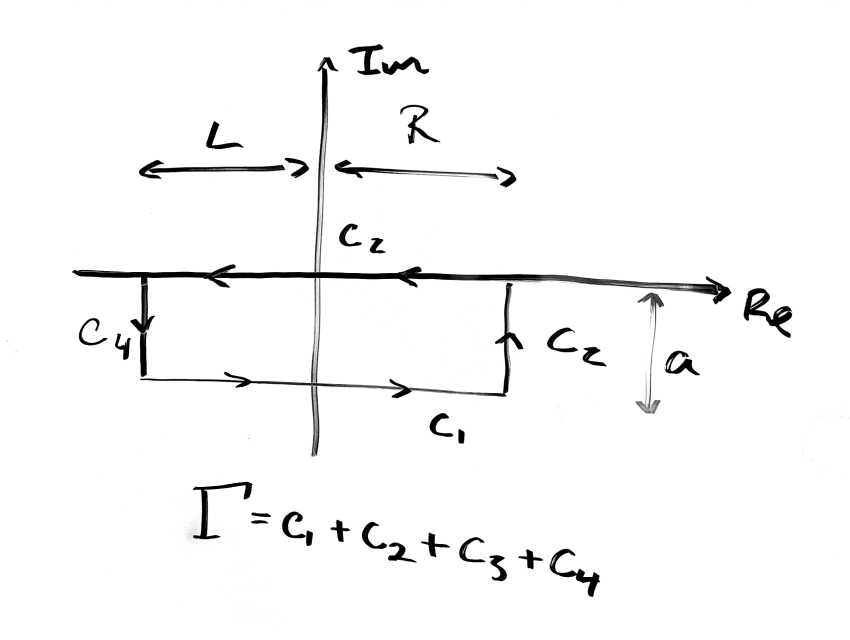
#> input picture Images/Gaussian_Contour_Int.jpg, 1700 x 1279 px, found by its file name (shown at 1/2 size)
$ jupyter execute 1D_Heat_Equation_Infinite_Domain.ipynb
#> lines starting #> are read from the running program, lines starting #| are printed output that depends on the picture
# 1D Heat Equation in an Infinite Solid
Consider the energy equation,

$$\ \rho C_p\displaystyle \frac{\partial^{}T}{\partial t ^{}}+\rho C_p\mathbf{v}\cdot\nabla T =k\nabla^2T + q +\Phi,$$

there is no convection in a solid, thus $\mathbf{v}=\mathbf{0}$, there
is also no viscous dissipation, thus, $\Phi=0$. Dividing the resulting
equation by $\rho C_p$, we arrive at the famous Fourier heat equation,

$$\ \displaystyle \frac{\partial^{}T}{\partial t ^{}} = \alpha\nabla^2T + Q,$$

where $\alpha=k/\rho C_p$ is the thermal diffusivity and
$Q = q/\rho C_p$ is the modified heat source.

The problem we wish to consider is heat conduction in an infinite solid
where energy can enter the system through the heat source, $Q$.
Physically, this problem would arise in a long metal rod that can be
approximated as infinitely long. The rod must also have a high thermal
conductivity or be very thin in order to approximate that the heat
conduction is only occurring in the lateral direction.

## 1D Heat Equation Over the Real Line

Mathematically, we have the problem,
$$\ T_t-\alpha T_{xx}=Q(x,t),$$

$$\ T \to T_{\infty} \ \text{as}\ x\to\infty,$$

$$\ T(x,0)=T_0(x),$$

where subscripts denote partial differentiation, $T_{\infty}$ is the
temperature of the rod at an infinite distance from the center, and
$T_0(x)$ is the initial temperature distribution. The boundary condition
arises because we cannot have a non-zero flux at an infinite distance,
otherwise, the rod would have an infinite energy. To normalize the
problem, we introduce new variables, $u$ and $f$, defined by,

$$\ u(x,t) = T - T_{\infty},$$

$$\ f(x) = T_0(x) - T_{\infty}.$$

Plugging this back into the PDE and conditions results in,

$$\ u_t-\alpha u_{xx}=Q(x,t),$$

$$\ u \to 0 \ \text{as}\ x\to\infty,$$

$$\ u(x,0)=f(x),$$

Owing to the infinite spatial domain, we may wish to
consider taking the Fourier Transform of the PDE. If we take the Fourier
Transform in $x$, we have,

$$\ \hat{u}_t+\alpha\omega^2\hat{u}=\hat{Q},$$

where,

$$\ \hat{u}(\omega, t)=\mathcal{F}\left\{ u \right\}=\frac{1}{\sqrt{2\pi}}\int_{\mathbb{R}^{}} u(x,t) e^{-i\omega x}dx,$$

$$\ \hat{Q}(\omega, t)=\mathcal{F}\left\{ Q \right\}=\frac{1}{\sqrt{2\pi}}\int_{\mathbb{R}^{}} Q(x,t) e^{-i\omega x}dx,$$

$$\ \hat{f}(\omega)=\mathcal{F}\left\{ f \right\}=\frac{1}{\sqrt{2\pi}}\int_{\mathbb{R}^{}} f(x) e^{-i\omega x}dx,$$

and we have used the property (integration by parts),

$$\ \mathcal{F}\left\{ u_{xx} \right\}=(i\omega)^2\mathcal{F}\left\{ u \right\}.$$

This transformation has reduced the PDE into a simple ODE in $t$. By
multiplying by an integrating factor, $\mu$,

$$\ \mu=e^{\alpha\omega^2t},$$ we can rewrite the transformed PDE as,

$$\ \displaystyle \frac{d^{}}{dt^{}}\left(\hat{u}e^{\alpha\omega^2 t}\right)=\hat{Q}e^{\alpha\omega^2 t}$$

$$\ \implies \hat{u}=\hat{f}e^{-\alpha\omega^2t} + \int_0^t\hat{Q}(\omega,\tau)e^{-\alpha\omega^2(t-\tau)}d\tau.$$

The inverse transform can be symbolically solved using the convolution
property and the inverse transform of a Gaussian (shown proceeding this
section),

$$\ \mathcal{F}^{-1}\left\{ \hat{p}\hat{q} \right\}=\frac{1}{\sqrt{2\pi}}\,p\ast q.$$

Thus, we have a symbolic solution,

$$\ u(x,t)=\frac{f(x)}{\sqrt{2\pi}}\ast\mathcal{F}^{-1}\left\{ e^{-\alpha\omega^2t} \right\}+\frac{1}{\sqrt{2\pi}}\int_0^t
Q(x,\tau)\ast\mathcal{F}^{-1}\left\{ e^{-\alpha\omega^2(t-\tau)} \right\} d\tau\,$$

or more explicitly,

$$\ u(x,t)=\frac{1}{\sqrt{4\pi \alpha t}}\int_{\mathbb{R}^{}}f(y)\exp{\left(-\frac{(x-y)^2}{4\alpha t}\right)}dy$$

$$\ +\int_0^t\frac{1}{\sqrt{4\pi \alpha(t-\tau)}}\int_{\mathbb{R}^{}}Q(y,\tau)\exp{\left(-\frac{(x-y)^2}{4\alpha(t-\tau)}\right)}dyd\tau.$$

The first term accounts for propagation of the initial condition through
the solution while the second term accounts for the contribution of the
heat source to the solution. As $t\to 0$ the Gaussian 'kernel' converges
to $\delta(x-y)$ as the standard deviation of the Gaussian approaches 0.
In PDE theory, it is useful to define the fundamental solution, $\Phi$,
also called a Green's function, $G$,

$$\ \Phi(x-y,t-\tau)=G(x-y,t-\tau)=\frac{1}{\sqrt{4\pi \alpha(t-\tau)}}\exp{\left(-\frac{(x-y)^2}{4\alpha(t-\tau)}\right)}.$$

Thus, the solution can be written as,

$$\ u(x,t) = \int_{\mathbb{R}^{}}f(y)\Phi(x-y,t)\,dy + \int_0^t\int_{\mathbb{R}^{}}Q(y,\tau)\Phi(x-y,t-\tau)\,dyd\tau.$$

Essentially, $\Phi$ captures the evolution of the PDE which is summed
(integrated) against the heat source to propagate its effect through the
PDE. Fundamental solutions are a rich topic in modern PDE theory, but
are rarely used in practical solutions as finding fundamental
solutions becomes much harder for more complex PDE's. In the rare case
that $\Phi$ can be calculated, the Boundary Element Method offers a
powerful numerical solution technique to solve a PDE based solely on the
boundary information and the Green's function.

[cell 1]
import numpy as np
import matplotlib.pyplot as plt

# Fundamental solution, Phi
def fundamental_soln(x,t,alpha):

    fs = np.exp(-x**2/(4*alpha*t))*(4*np.pi**alpha*t)**-0.5
    return fs

# Plot with 'toy' parameters to demonstrate the behavior of the FS
x = np.linspace(-3,3,500)
t = np.array([1e-4,1e-2,1e-1,1e0,1e1,1e2,1e3])
alpha = 1

# PLot over several times
for time in t:

    y = fundamental_soln(x,time,alpha)
    plt.plot(x,y,label='$t = $' + str(time) )

# Plot parameters
plt.xlabel('$x$')
plt.ylabel('$\Phi(x,t)$')
plt.title('$\Phi(x,t)$ in the $t \longrightarrow 0$ Limit')
plt.legend(bbox_to_anchor=[1,1])
plt.show()
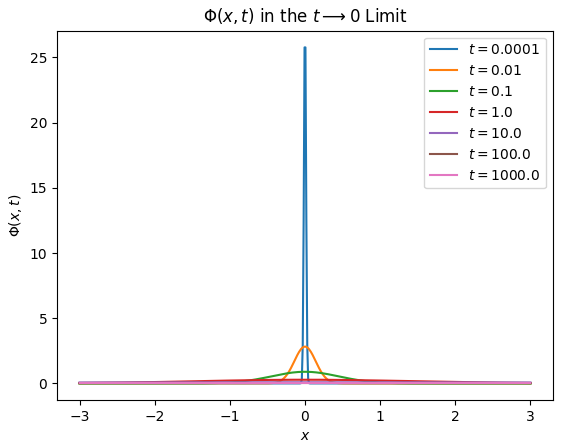
#> figure drawn by matplotlib, 1 panel; curve peaks at x = -0.00601, y = 25.77; curve peaks at x = -0.00601, y = 2.82; curve peaks at x = -0.00601, y = 0.892

[cell 2]
# Create grid of x,t values
x = np.linspace(-0.3,0.3,500)
t = np.linspace(1e-4,1e-3,1000)
[T,X] = np.meshgrid(t,x)

# Initialize Phi
Phi = np.zeros([x.size,t.size])

# Evaluate Phi on x,t grid
for i in np.arange(0,t.size):

    Phi[:,i] = fundamental_soln(x,t[i],alpha)

# Heatmap evolution
plt.pcolormesh(T,X, Phi,cmap='magma')
plt.colorbar(label='$\Phi(x,t)$')
plt.xlabel('$t$')
plt.ylabel('$x$')
plt.title('Evolution of $\Phi(x,t)$ in the $(x,t)$ Plane')
plt.show()
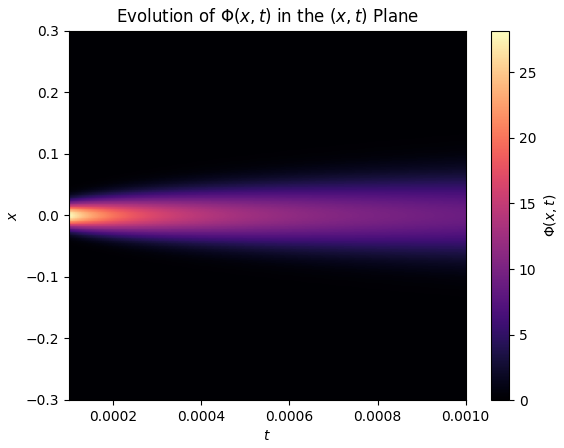
#> figure drawn by matplotlib, 2 panels

Notice that $\Phi$ immediately diffuses out from the point source at $(x,t)=(0,0)$. Now consider a case where $Q(x,t)=0$ and the initial condition is given by $f(x)=(x^3+x^2+x+1)e^{-x^2}$.

[cell 3]
from scipy.signal import convolve

# Plot with 'toy' parameters to demonstrate the behavior of the FS
[x,dx] = np.linspace(-10,10,1000,retstep='true')  # Need high spatial resolution for smaller t values
t = np.array([1e-4,1e-2,1e-1,1e0,1e1,1e2,1e3])
alpha = 1

# Initial condition
f = (x**3 + x**2 + x + 1)*np.exp(-x**2)

# Initialize Phi
Phi = np.zeros([x.size,t.size])

for i in np.arange(0,t.size):
    # Approximate convolution integral with discrete convolution
    Phi[:,i] = convolve(f,fundamental_soln(x,t[i],alpha),mode='same',method='fft')*dx
    # Plot Phi
    plt.plot(x,Phi[:,i],label='$t = $' + str(t[i]) )

# PLot parameters
plt.xlabel('$x$')
plt.ylabel('$u(x,t)$')
plt.xlim([-5,5])
plt.title('Evolution of $f(x)$ Under the Influence of $\Phi$')
plt.legend(bbox_to_anchor=[1.3,1])
plt.show()
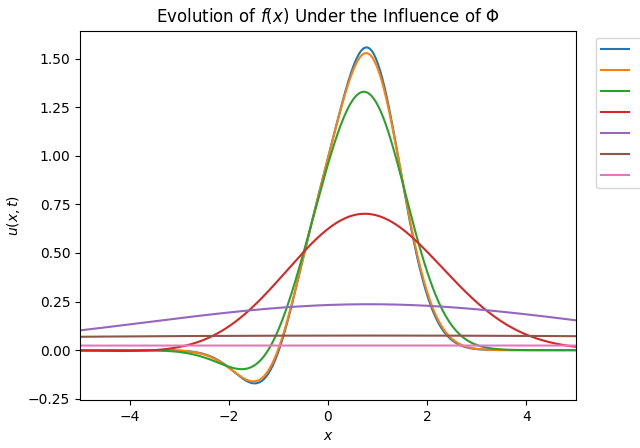
#> figure drawn by matplotlib, 1 panel; curve peaks at x = 0.771, y = 1.56; curve peaks at x = 0.771, y = 1.53; curve peaks at x = 0.731, y = 1.33

[cell 4]
# x,t grid
x = np.linspace(-6,6,600)
t = np.linspace(1e-4,3,1000)
alpha = 1
[T,X] = np.meshgrid(t,x)

# Initial condition
f = (x**3 + x**2 + x + 1)*np.exp(-x**2)

# Initialize Phi
Phi = np.zeros([x.size,t.size])

for i in np.arange(0,t.size):
    # Approximate convolution integral with discrete convolution
    Phi[:,i] = convolve(f,fundamental_soln(x,t[i],alpha),mode='same',method='fft')*dx

# Plot parameters
plt.pcolormesh(T,X,Phi,cmap='magma')
plt.colorbar(label='$u(x,t)$')
plt.xlabel('$t$')
plt.ylabel('$x$')
plt.title('Evolution of $u(x,t)$ in the $(x,t)$ Plane')
plt.show()
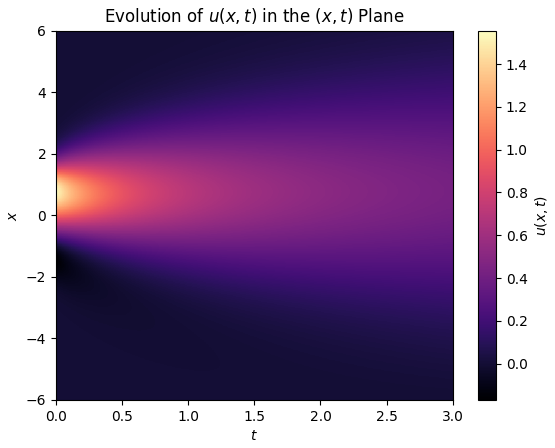
#> figure drawn by matplotlib, 2 panels

## Inverse Fourier Transform of a Gaussian
We wish to calculate,

$$\ \mathcal{F}^{-1}\left\{ e^{-\alpha\omega^2t} \right\}=\frac{1}{\sqrt{2\pi}}\int_{\mathbb{R}^{}}{e^{-\alpha \omega^2t+i\omega x}}d\omega,$$

which can be done by completing the square on,

$$\ -\alpha\omega^2t+i\omega x$$

$$\ =\left(\sqrt{\alpha t}i\omega+\frac{1}{2\sqrt{\alpha t}}x\right)^2-\frac{x^2}{4\alpha t}.$$

Thus, plugging in this manipulation,

$$\ \mathcal{F}^{-1}\left\{ e^{-\alpha\omega^2t} \right\}=\frac{e^{-\frac{x^2}{4\alpha t}}}{\sqrt{2\pi}}\int_{\mathbb{R}^{}} e^{\left(\sqrt{\alpha t}i\omega+\frac{1}{2\sqrt{\alpha t}}x\right)^2} d\omega.$$

Letting,

$$\ iz=\sqrt{\alpha t}i\omega+\frac{1}{2\sqrt{\alpha t}}x,$$
and,

$$\ \frac{dz}{\sqrt{\alpha t}}=d\omega,$$

we have,

$$\ \mathcal{F}^{-1}\left\{ e^{-\alpha\omega^2t} \right\}=\frac{e^{-\frac{x^2}{4\alpha t}}}{\sqrt{2\pi \alpha t}}\int_{-\infty-\frac{ix}{2\sqrt{\alpha t}}}^{\infty-\frac{ix}{2\sqrt{\alpha t}}}e^{-z^2}dz.$$

The remaining integral requires calculus in the complex plane (complex
analysis), but in short, it evaluates to the Gaussian integral,
$\sqrt{\pi}$, giving,

$$\ \mathcal{F}^{-1}\left\{ e^{-\alpha\omega^2t} \right\}=\frac{e^{-\frac{x^2}{4\alpha t}}}{\sqrt{2\alpha t}}.$$

In more detail, the integral is taken over a contour, $\Gamma$, which
further decomposes into 4 curves,

$$\ \Gamma = c_1 + c_2 + c_3 + c_4.$$

[cell 5]
plt.imshow(plt.imread('Images\Gaussian_Contour_Int.jpg'))
plt.axis('off')
plt.show()
